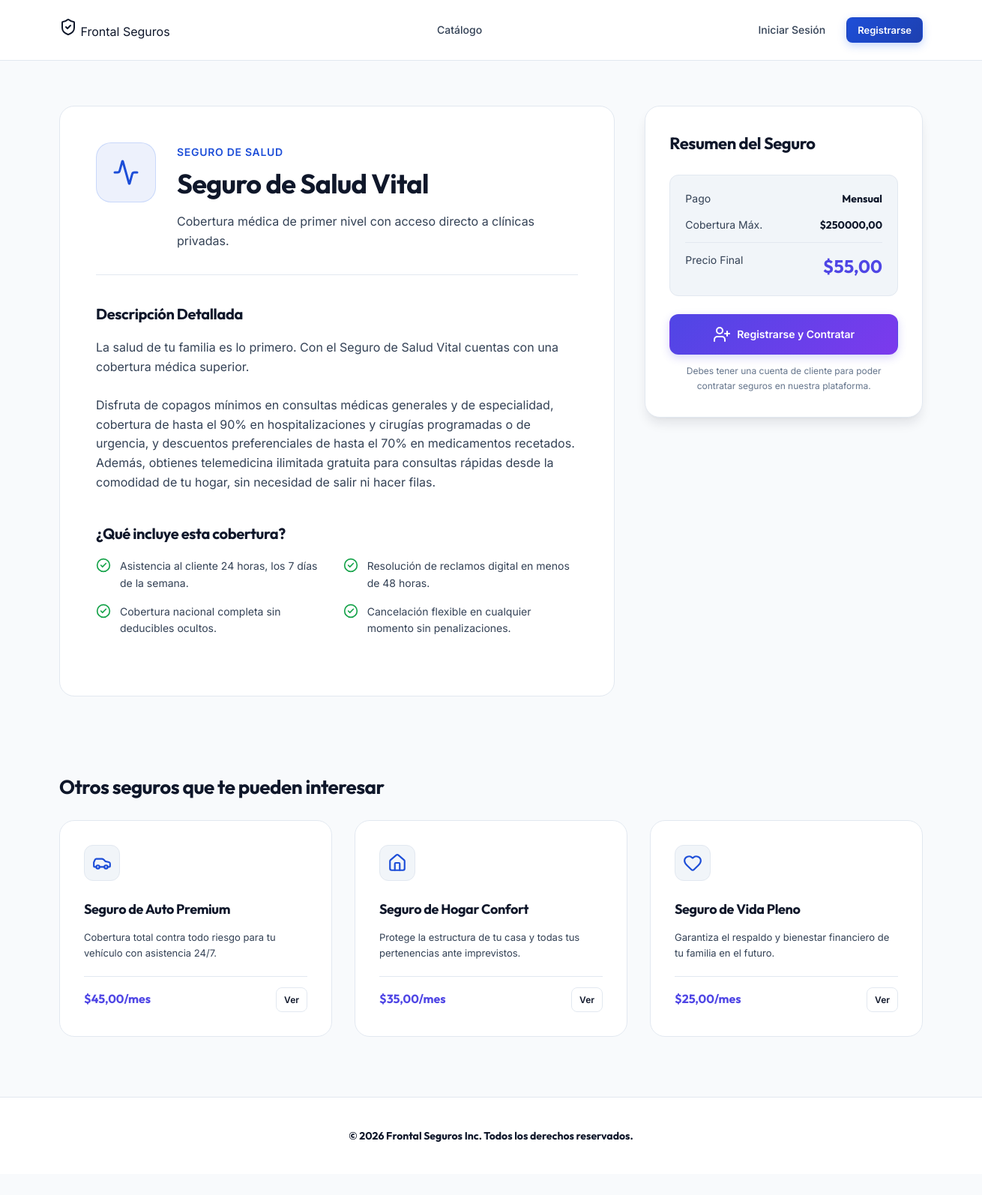
Page /seguro/4/ on the committed database.
### seguros/models.py (models this page shows, shortened)
class Seguro(models.Model):
    CATEGORIAS = [
        ('AUTO', 'Seguro de Auto'),
        ('HOGAR', 'Seguro de Hogar'),
        ('VIDA', 'Seguro de Vida'),
        ('SALUD', 'Seguro de Salud'),
        ('TECNOLOGIA', 'Seguro de Tecnología'),
    ]
    titulo = models.CharField(max_length=100, verbose_name="Título")
    descripcion_corta = models.CharField(max_length=255, verbose_name="Descripción Corta")
    descripcion_detallada = models.TextField(verbose_name="Descripción Detallada")
    precio_mensual = models.DecimalField(max_digits=10, decimal_places=2, verbose_name="Precio Mensual")
    cobertura_maxima = models.DecimalField(max_digits=12, decimal_places=2, verbose_name="Cobertura Máxima")
    categoria = models.CharField(max_length=20, choices=CATEGORIAS, default='AUTO', verbose_name="Categoría")
    imagen_url = models.URLField(max_length=500, blank=True, null=True, verbose_name="URL de Imagen")
    icon_class = models.CharField(max_length=50, default='shield', verbose_name="Icono (Lucide/FontAwesome)")
    destacado = models.BooleanField(default=False, verbose_name="Destacado")
    class Meta:
        verbose_name = "Seguro"
        verbose_name_plural = "Seguros"

### seguros/views.py (the view)
# urls.py: path('seguro/<int:seguro_id>/', views.detalle, name='detalle'),
def detalle(request, seguro_id):
    seguro = get_object_or_404(Seguro, pk=seguro_id)
    recomendados = Seguro.objects.filter(categoria=seguro.categoria).exclude(pk=seguro.id)[:3]
    if not recomendados.exists():
        recomendados = Seguro.objects.exclude(pk=seguro.id)[:3]
    context = {
        'seguro': seguro,
        'recomendados': recomendados,
    }
    return render(request, 'seguros/detail.html', context)

### seguros/templates/seguros/detail.html (shortened to what this page needs)
{% extends 'seguros/base.html' %}
{% block content %}
<div class="container">
    <div class="detail-layout">
        <div class="detail-main">
            <div class="detail-header">
                <div class="detail-header-icon">
                    <i data-lucide="{{ seguro.icon_class|default:'shield' }}"></i>
                </div>
                <div>
                    <span class="detail-category">{{ seguro.get_categoria_display }}</span>
                    <h1 class="detail-title">{{ seguro.titulo }}</h1>
                    <p style="color: var(--text-secondary); font-size: 16px;">{{ seguro.descripcion_corta }}</p>
                </div>
            </div>
            <div class="detail-content">
                <h3 style="color: var(--text-primary);">Descripción Detallada</h3>
                <p class="detail-text">{{ seguro.descripcion_detallada }}</p>
                <h3 style="color: var(--text-primary); margin-top: 32px;">¿Qué incluye esta cobertura?</h3>
                <ul class="features-list">
                    <li class="feature-item">
                        <i data-lucide="check-circle-2"></i>
                        <span>Asistencia al cliente 24 horas, los 7 días de la semana.</span>
                    </li>
                    <li class="feature-item">
                        <i data-lucide="check-circle-2"></i>
                        <span>Resolución de reclamos digital en menos de 48 horas.</span>
                    </li>
                    <li class="feature-item">
                        <i data-lucide="check-circle-2"></i>
                        <span>Cobertura nacional completa sin deducibles ocultos.</span>
                    </li>
                    <li class="feature-item">
                        <i data-lucide="check-circle-2"></i>
                        <span>Cancelación flexible en cualquier momento sin penalizaciones.</span>
                    </li>
                </ul>
            </div>
        </div>
        <div class="detail-sidebar">
            <div class="sticky-card">
                <h3 class="sidebar-title">Resumen del Seguro</h3>
                <div class="pricing-block">
                    <div class="pricing-row">
                        <span>Pago</span>
                        <span class="price">Mensual</span>
                    </div>
                    <div class="pricing-row">
                        <span>Cobertura Máx.</span>
                        <span class="price">${{ seguro.cobertura_maxima }}</span>
                    </div>
                    <div class="pricing-row">
                        <span>Precio Final</span>
                        <span class="price price-large">${{ seguro.precio_mensual }}</span>
                    </div>
                </div>
                <div class="cta-block">
                    {% if user.is_authenticated %}
                        <a href="{% url 'contratar' seguro.id %}" class="btn btn-primary" style="width: 100%; padding: 14px;">
                            <i data-lucide="shopping-bag"></i>
                            <span>Contratar Ahora</span>
                        </a>
                    {% else %}
                        <a href="{% url 'contratar' seguro.id %}" class="btn btn-accent" style="width: 100%; padding: 14px;">
                            <i data-lucide="user-plus"></i>
                            <span>Registrarse y Contratar</span>
                        </a>
                        <p class="cta-note">Debes tener una cuenta de cliente para poder contratar seguros en nuestra plataforma.</p>
                    {% endif %}
                </div>
            </div>
        </div>
    </div>
    <section style="margin-top: 40px; margin-bottom: 80px;">
        <h2 style="font-size: 26px; margin-bottom: 24px; font-family: var(--font-heading);">Otros seguros que te pueden interesar</h2>
        <div class="insurances-grid">
            {% for rec in recomendados %}
                <div class="insurance-card">
                    <div class="card-icon" style="width: 48px; height: 48px;">
                        <i data-lucide="{{ rec.icon_class|default:'shield' }}"></i>
                    </div>
                    <h3 class="card-title" style="font-size: 18px;">{{ rec.titulo }}</h3>
                    <p class="card-desc" style="font-size: 13px; margin-bottom: 20px;">{{ rec.descripcion_corta }}</p>
                    <div class="card-meta" style="padding-top: 14px;">
                        <span class="price-value" style="font-size: 16px;">${{ rec.precio_mensual }}/mes</span>
                        <a href="{% url 'detalle' rec.id %}" class="btn btn-secondary btn-sm" style="font-size: 12px; padding: 6px 10px;">
                            <span>Ver</span>
                        </a>
                    </div>
                </div>
            {% endfor %}
        </div>
    </section>
</div>
{% endblock %}

### rows in the picture
Seguro: categoria "SEGURO DE SALUD", titulo "Seguro de Salud Vital", descripcion_corta "Cobertura médica de primer nivel con acceso directo a clínicas privadas.", descripcion_detallada "La salud de tu familia es lo primero. Con el Seguro de Salud Vital cuentas con una cobertura médica superior. Disfruta de copagos mínimos en consultas médicas generales y de especialidad, cobertura de hasta el 90% en hospitalizaciones y cirugías programadas o de urgencia, y descuentos preferenciales de hasta el 70% en medicamentos recetados. Además, obtienes telemedicina ilimitada gratuita para consultas rápidas desde la comodidad de tu hogar, sin necesidad de salir ni hacer filas.", cobertura_maxima "250000,00", precio_mensual "55,00"
Seguro: titulo "Seguro de Auto Premium", descripcion_corta "Cobertura total contra todo riesgo para tu vehículo con asistencia 24/7.", precio_mensual "45,00"
Seguro: titulo "Seguro de Hogar Confort", descripcion_corta "Protege la estructura de tu casa y todas tus pertenencias ante imprevistos.", precio_mensual "35,00"
Seguro: titulo "Seguro de Vida Pleno", descripcion_corta "Garantiza el respaldo y bienestar financiero de tu familia en el futuro.", precio_mensual "25,00"
